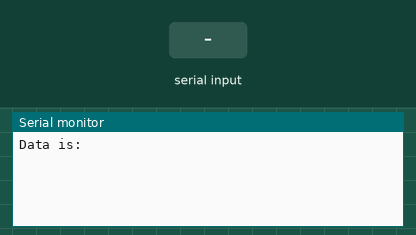
Simulated run of this sketch. Board: Arduino Uno, built with avr-gcc and run on an emulated ATmega328P. Parts: the last lines printed to the serial monitor. The test bench sets the inputs (shaded band).

Above: at 1.2 s.
1.3 s: "1" received over the second serial link
At 2.5 s:
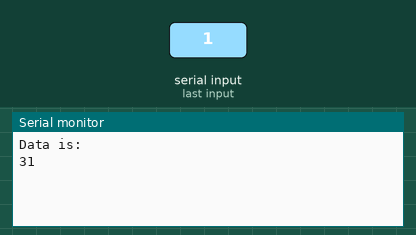
2.8 s: "0" received over the second serial link
At 3.9 s:
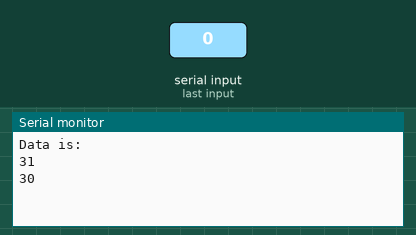

Measured:
- after the input at 1.3 s, the serial monitor: prints a new line at once (image 1)
- after the input at 2.8 s, the serial monitor: prints a new line at once (image 2)

The sketch:

UART_TX.ino
```cpp
#include <SoftwareSerial.h>
const byte RX = 2;
const byte TX = 3;
SoftwareSerial mySerial (RX, TX);
void setup() {
  Serial.begin(9600);
  Serial.println ("Data is:");
  mySerial.begin(9600);
  //mySerial.println ("Data is:");
}

void loop() {
  if (Serial.available() > 0) {
    mySerial.write(Serial.read());
    //    Serial.println(Serial.read());
  }

  if (mySerial.available() > 0) {
    Serial.println(mySerial.read(), HEX);
  }
}
```
